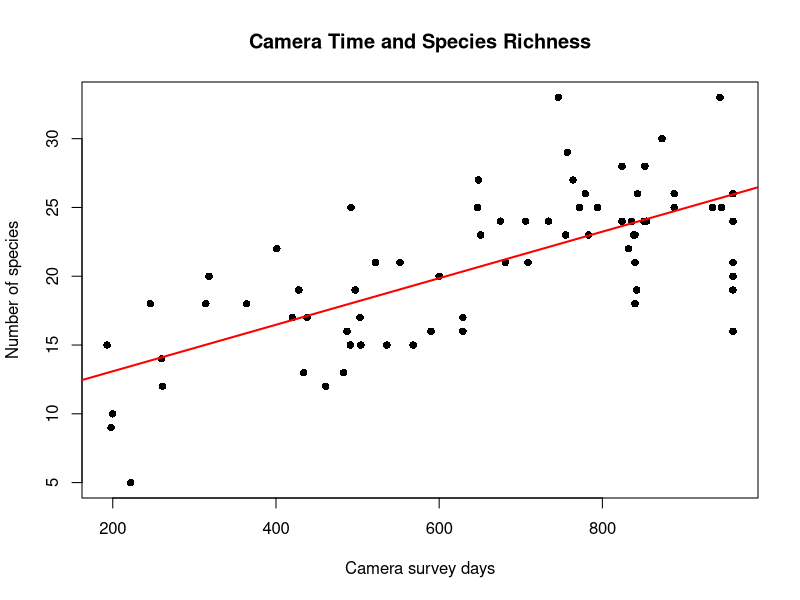
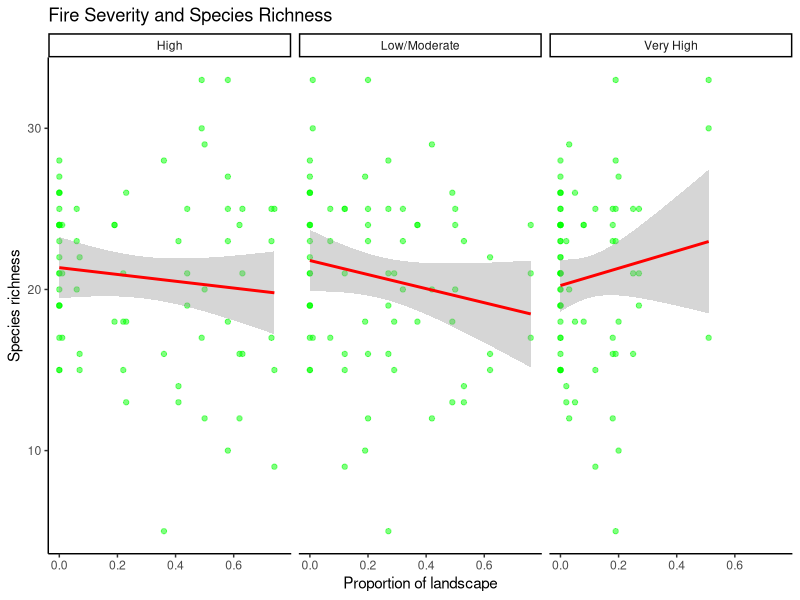
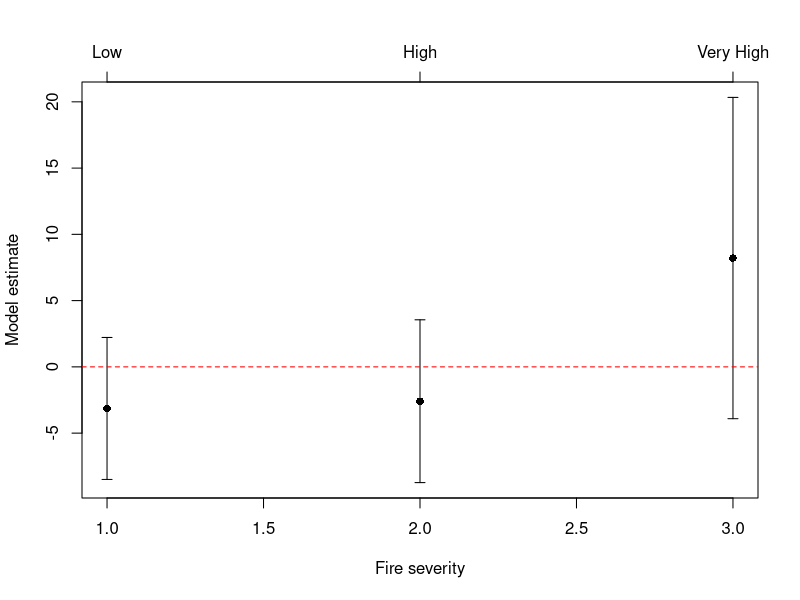
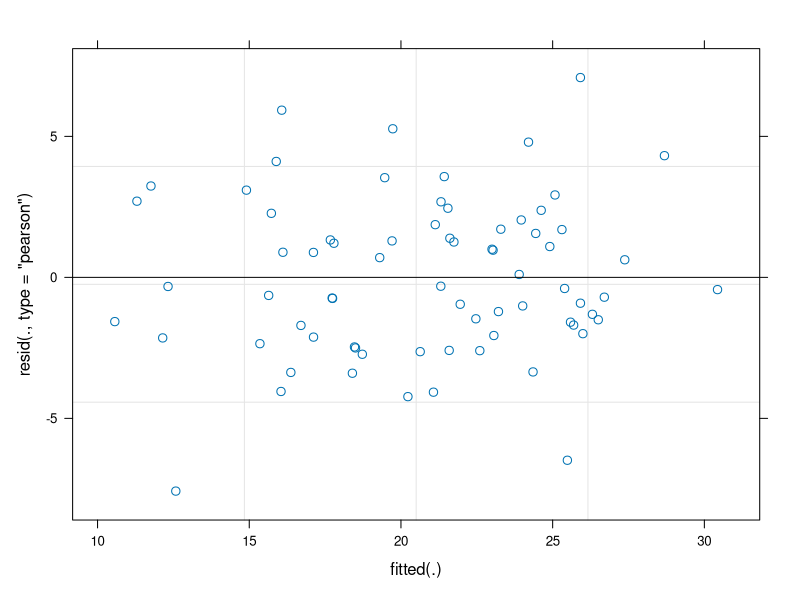

The R script that drew these images, in order:
## ---- chunk 1
data <- read.csv("data_frame_landscapes_time_dryad.csv",
                 check.names = FALSE)

dim(data)
head(data)
## ---- chunk 2
fire_data <- data[, c(
  "richness",
  "2020",
  "unburnt",
  "low/moderate",
  "high",
  "very_high",
  "location",
  "period",
  "landscape",
  "total_deployment_days_period"
)]

dim(fire_data)
colSums(is.na(fire_data))
## ---- chunk 3
cor(fire_data$`2020`, fire_data$unburnt)
cor(fire_data$`2020`, fire_data$`low/moderate`)
cor(fire_data$`2020`, fire_data$high)
cor(fire_data$`2020`, fire_data$very_high)
## ---- chunk 4

mean(fire_data$total_deployment_days_period[fire_data$period == 1])
mean(fire_data$total_deployment_days_period[fire_data$period == 2])
mean(fire_data$total_deployment_days_period[fire_data$period == 3])

plot(fire_data$total_deployment_days_period,
     fire_data$richness,
     xlab = "Camera survey days",
     ylab = "Number of species",
     main = "Camera Time and Species Richness",
     pch = 16)

abline(lm(richness ~ total_deployment_days_period,
          data = fire_data),
       col = "red",
       lwd = 2)

cor(fire_data$total_deployment_days_period,
    fire_data$richness)
## ---- chunk 5
summary(fire_data$unburnt +
        fire_data$`low/moderate` +
        fire_data$high +
        fire_data$very_high)
## ---- chunk 6
library(lme4)

fire_data$location <- factor(fire_data$location)
fire_data$period <- factor(fire_data$period)
fire_data$landscape <- factor(fire_data$landscape)

fire_data$log_effort <- log(fire_data$total_deployment_days_period)

# linear mixed-effects model
model <- lmer(
  richness ~ `low/moderate` + high + very_high +
    location + period + log_effort +
    (1 | landscape),
  data = fire_data
)

summary(model)
## ---- chunk 7
library(ggplot2)

plot_data <- data.frame(
  richness = rep(fire_data$richness, 3
            ),
  severity = c(fire_data$`low/moderate`,
               fire_data$high,
               fire_data$very_high),
  type = rep(c("Low/Moderate", "High", "Very High"), each = 72)
)

ggplot(plot_data, aes(x = severity, y = richness)) +
  geom_point(color = "green", alpha = 0.5) +
  geom_smooth(method = "lm", color = "red") +
  facet_wrap(~ type, nrow = 1) +
  labs(title = "Fire Severity and Species Richness",
       x = "Proportion of landscape",
       y = "Species richness") +
  theme_classic()
## ---- chunk 8
summary(model)
## ---- chunk 9
confint(model, method = "Wald")
est <- fixef(model)[2:4]
ci <- confint(model, method = "Wald")[4:6, ]

plot(est, ylim = range(ci),
     pch = 16,
     xlab = "Fire severity",
     ylab = "Model estimate")

axis(3, 1:3, c("Low", "High", "Very High"))
arrows(1:3, ci[,1], 1:3, ci[,2],
       angle = 90, code = 3, length = 0.05)
abline(h = 0, col = "red", lty = 2)
## ---- chunk 10
plot(model)
## ---- chunk 11
model <- lmer(
  richness ~ `low/moderate` + high + very_high +
    location + period + log_effort + (1 | landscape),
  data = fire_data
)
summary(model)
